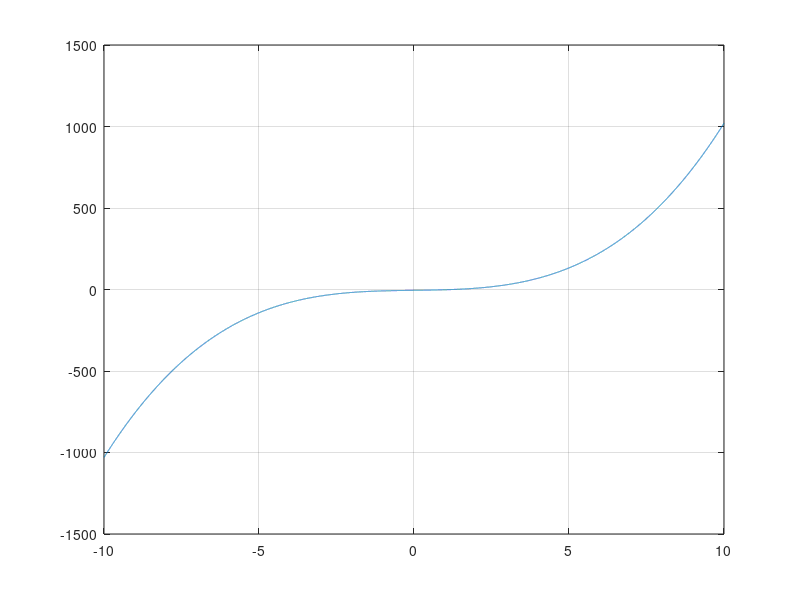

MATLAB code for this plot: (Note: this script raises an error after producing the figure.)
eps = 0.01;
F = @(x)(x).^3 + 2.5 .* x - 5;
x = (-10:0.001:10);
plot(x, F(x));
grid on;
a = 0;
b = 1;

[der1, der2] = derivative(sym(F));

if F(a) * der2 (a) > 0
    x0 = b;
else
    x0 = a;
end
 
 while abs(F(x0)) > eps
     x0 =  x0 - (F(x0) / (der1(x0)));
 end

 result = F(x0);

function [der1, der2] = derivative(f)
    der1 = matlabFunction(diff(f));
    der2 = matlabFunction(diff(f, 2));
end